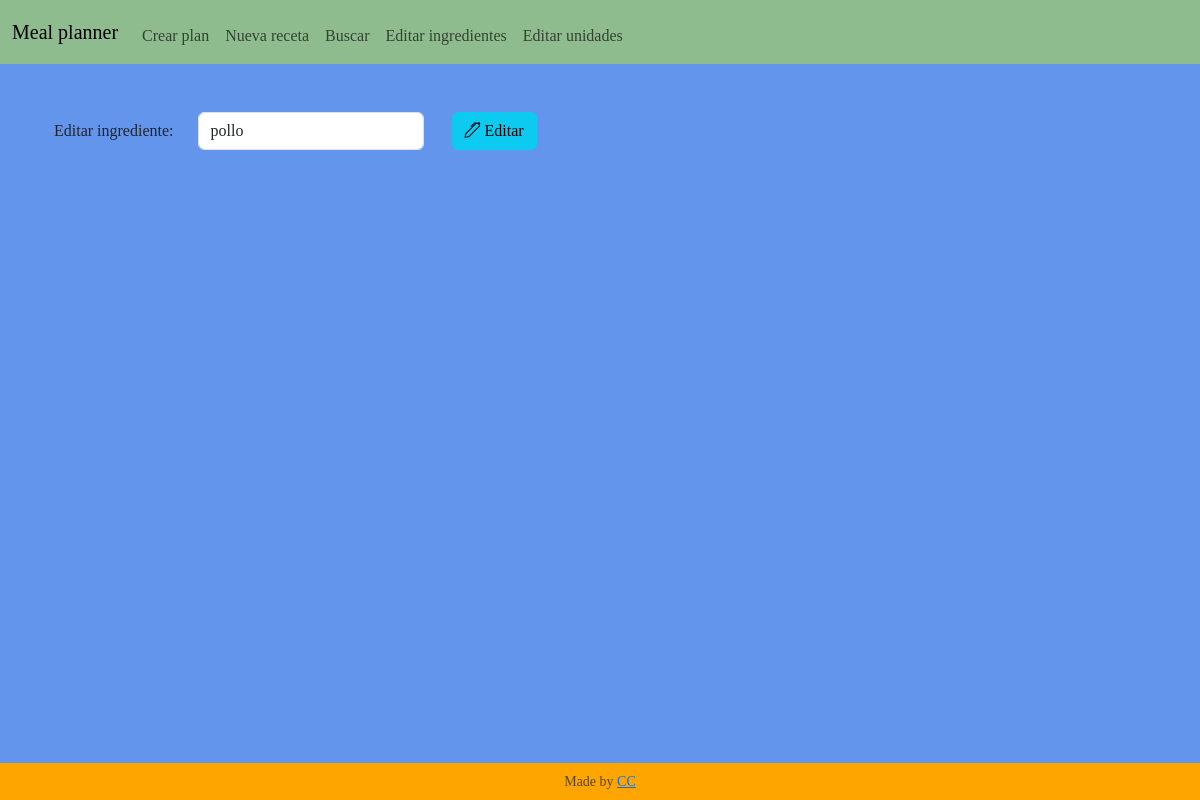
The app's page /edit_single_ingredient?ing_id=20, older data.
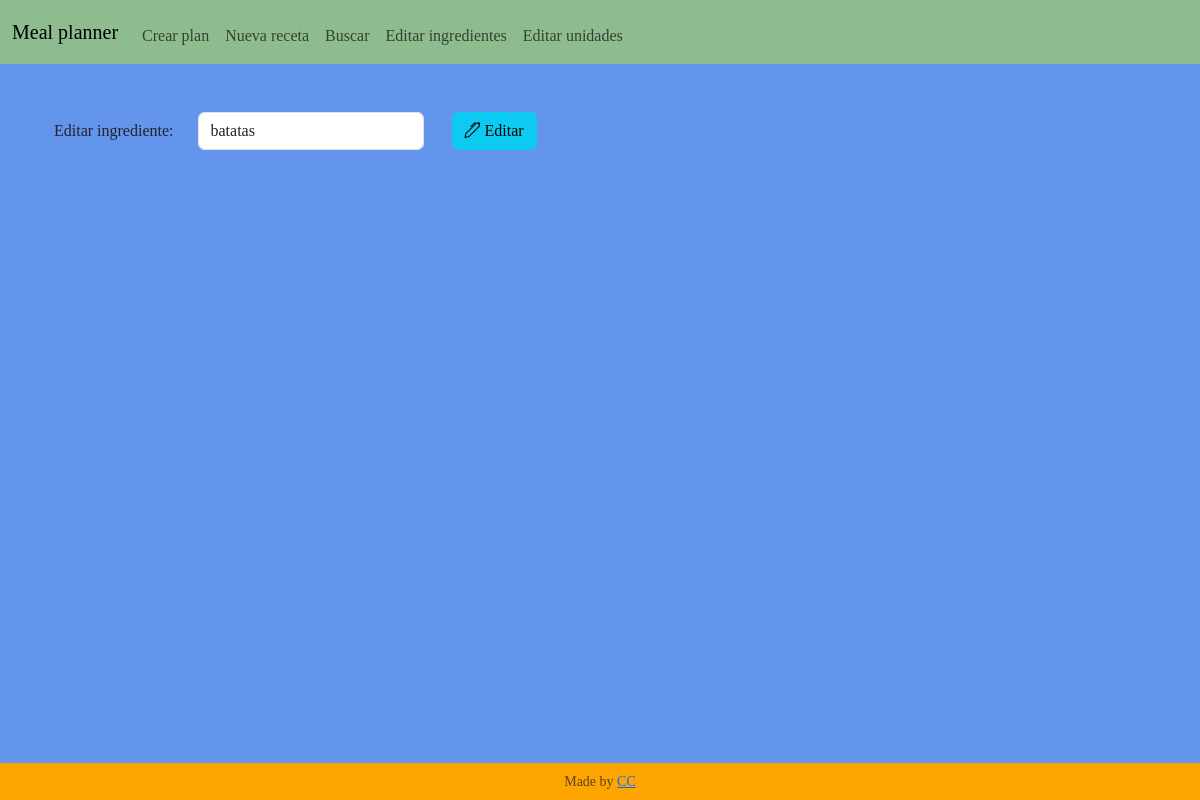
The same page, newer data.
### tables this page shows
CREATE TABLE ingredients (id INTEGER PRIMARY KEY AUTOINCREMENT NOT NULL, name TEXT NOT NULL);

### app.py (the view)
@app.route("/edit_single_ingredient", methods=["GET", "POST"])
def edit_single_ingredient():
    if request.method == "POST":
        print("post")
        ing_id = request.form.get("ing_id")
        ing_name = request.form.get("ing_name")
        if not ing_name:
            return render_template("result.html", msg="Please input a valid ingredient.")
        try:
            with sqlite3.connect('meal_planner.db') as con:
                cur = con.cursor()
                cur.execute("UPDATE ingredients SET name = ? WHERE id = ?", (ing_name, ing_id))
                con.commit()
                msg = "Record successfully edited in the database"
        except Exception as e:
            con.rollback()
            msg = "Error in the UPDATE: " + str(e)
        finally:
            con.close()
            return render_template('result.html', msg=msg)
    else:
        ing_id = request.args.get("ing_id")
        cur = db_connect()
        cur.execute("SELECT * FROM ingredients WHERE id = ?", (ing_id,))
        ingredient = cur.fetchall()
        db_close(cur)
        print(ingredient)
        return render_template("edit_single_ingredient.html", ingredient=ingredient)

### app.py (called while the page is built)
def db_connect():
    con = sqlite3.connect("meal_planner.db")
    con.row_factory = sqlite3.Row
    cur = con.cursor()
    return cur

def db_close(con):
    con.close()

@app.after_request
def after_request(response):
    response.headers["Cache-Control"] = "no-cache, no-store, must-revalidate"
    response.headers["Expires"] = 0
    response.headers["Pragma"] = "no-cache"
    return response

### templates/edit_single_ingredient.html (shortened to what this page needs)
{% extends "layout.html" %}
{% block main %}
<section class="container-fluid">
    <form action="/edit_single_ingredient" method="post" class="row">
        <label for="ing_name" class="col-form-label col-auto">Editar ingrediente: </label>
        <div class="col-auto">
            <input type="text" class="form-control col-sm-3" id="ing_name" name="ing_name" value="{{ ingredient[0]["name"] }}">
        </div>
        <button type="submit" class="btn btn-info col-auto mx-3"><i class="bi bi-pen"></i>  Editar</button>
    </form>
</section>
{% endblock %}

Row changes from the older to the newer data that the page shows:
changed ingredients: ing_name "pollo" → "batatas"
